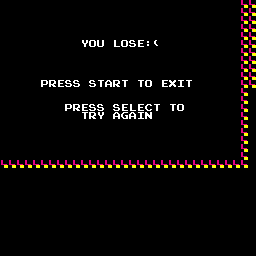

Tiled map render using the project's own tile images. Description and the whole map definition, tile-layer contents included, below:
An orthogonal 32x32 tile map with 8x8 px tiles, 1 tile layer (Tile Layer 1).

<map version="1.9" tiledversion="1.9.2" orientation="orthogonal" renderorder="right-down" width="32" height="32" tilewidth="8" tileheight="8" infinite="0" nextlayerid="2" nextobjectid="1">
 <editorsettings>
  <export target="loseScreen.c" format="gba" />
 </editorsettings>
 <tileset firstgid="1" source="overlayTileSet.tsx" />
 <layer id="1" name="Tile Layer 1" width="32" height="32">
  <data encoding="csv">
106,106,106,106,106,106,106,106,106,106,106,106,106,106,106,106,106,106,106,106,106,106,106,106,106,106,106,106,106,106,102,102,
106,106,106,106,106,106,106,106,106,106,106,106,106,106,106,106,106,106,106,106,106,106,106,106,106,106,106,106,106,106,102,102,
106,106,106,106,106,106,106,106,106,106,106,106,106,106,106,106,106,106,106,106,106,106,106,106,106,106,106,106,106,106,102,102,
106,106,106,106,106,106,106,106,106,106,106,106,106,106,106,106,106,106,106,106,106,106,106,106,106,106,106,106,106,106,102,102,
106,106,106,106,106,106,106,106,106,106,106,106,106,106,106,106,106,106,106,106,106,106,106,106,106,106,106,106,106,106,102,102,
106,106,106,106,106,106,106,106,106,106,57,47,53,106,44,47,51,37,10,3,106,106,106,106,106,106,106,106,106,106,102,102,
106,106,106,106,106,106,106,106,106,106,106,106,106,106,106,106,106,106,106,106,106,106,106,106,106,106,106,106,106,106,102,102,
106,106,106,106,106,106,106,106,106,106,106,106,106,106,106,106,106,106,106,106,106,106,106,106,106,106,106,106,106,106,102,102,
106,106,106,106,106,106,106,106,106,106,106,106,106,106,106,106,106,106,106,106,106,106,106,106,106,106,106,106,106,106,102,102,
106,106,106,106,106,106,106,106,106,106,106,106,106,106,106,106,106,106,106,106,106,106,106,106,106,106,106,106,106,106,102,102,
106,106,106,106,106,48,50,37,51,51,106,51,52,33,50,52,106,52,47,106,37,56,41,52,106,106,106,106,106,106,102,102,
106,106,106,106,106,106,106,106,106,106,106,106,106,106,106,106,106,106,106,106,106,106,106,106,106,106,106,106,106,106,102,0,
106,106,106,106,106,106,106,106,106,106,106,106,106,106,106,106,106,106,106,106,106,106,106,106,106,106,106,106,106,106,102,0,
106,106,106,106,106,106,106,106,48,50,37,51,51,106,51,37,44,37,35,52,106,52,47,106,106,106,106,106,106,106,102,0,
106,106,106,106,106,106,106,106,106,106,52,50,57,106,33,39,33,41,46,106,106,106,106,106,106,106,106,106,106,106,102,0,
106,106,106,106,106,106,106,106,106,106,106,106,106,106,106,106,106,106,106,106,106,106,106,106,106,106,106,106,106,106,102,0,
106,106,106,106,106,106,106,106,106,106,106,106,106,106,106,106,106,106,106,106,106,106,106,106,106,106,106,106,106,106,102,0,
106,106,106,106,106,106,106,106,106,106,106,106,106,106,106,106,106,106,106,106,106,106,106,106,106,106,106,106,106,106,102,0,
106,106,106,106,106,106,106,106,106,106,106,106,106,106,106,106,106,106,106,106,106,106,106,106,106,106,106,106,106,106,102,0,
106,106,106,106,106,106,106,106,106,106,106,106,106,106,106,106,106,106,106,106,106,106,106,106,106,106,106,106,106,106,102,0,
102,102,102,102,102,102,102,102,102,102,102,102,102,102,102,102,102,102,102,102,102,102,102,102,102,102,102,102,102,102,102,0,
0,0,0,0,0,0,0,0,0,0,0,0,0,0,0,0,0,0,0,0,0,0,0,0,0,0,0,0,0,0,0,0,
0,0,0,0,0,0,0,0,0,0,0,0,0,0,0,0,0,0,0,0,0,0,0,0,0,0,0,0,0,0,0,0,
0,0,0,0,0,0,0,0,0,0,0,0,0,0,0,0,0,0,0,0,0,0,0,0,0,0,0,0,0,0,0,0,
0,0,0,0,0,0,0,0,0,0,0,0,0,0,0,0,0,0,0,0,0,0,0,0,0,0,0,0,0,0,0,0,
0,0,0,0,0,0,0,0,0,0,0,0,0,0,0,0,0,0,0,0,0,0,0,0,0,0,0,0,0,0,0,0,
0,0,0,0,0,0,0,0,0,0,0,0,0,0,0,0,0,0,0,0,0,0,0,0,0,0,0,0,0,0,0,0,
0,0,0,0,0,0,0,0,0,0,0,0,0,0,0,0,0,0,0,0,0,0,0,0,0,0,0,0,0,0,0,0,
0,0,0,0,0,0,0,0,0,0,0,0,0,0,0,0,0,0,0,0,0,0,0,0,0,0,0,0,0,0,0,0,
0,0,0,0,0,0,0,0,0,0,0,0,0,0,0,0,0,0,0,0,0,0,0,0,0,0,0,0,0,0,0,0,
0,0,0,0,0,0,0,0,0,0,0,0,0,0,0,0,0,0,0,0,0,0,0,0,0,0,0,0,0,0,0,0,
0,0,0,0,0,0,0,0,0,0,0,0,0,0,0,0,0,0,0,0,0,0,0,0,0,0,0,0,0,0,0,0
</data>
 </layer>
</map>